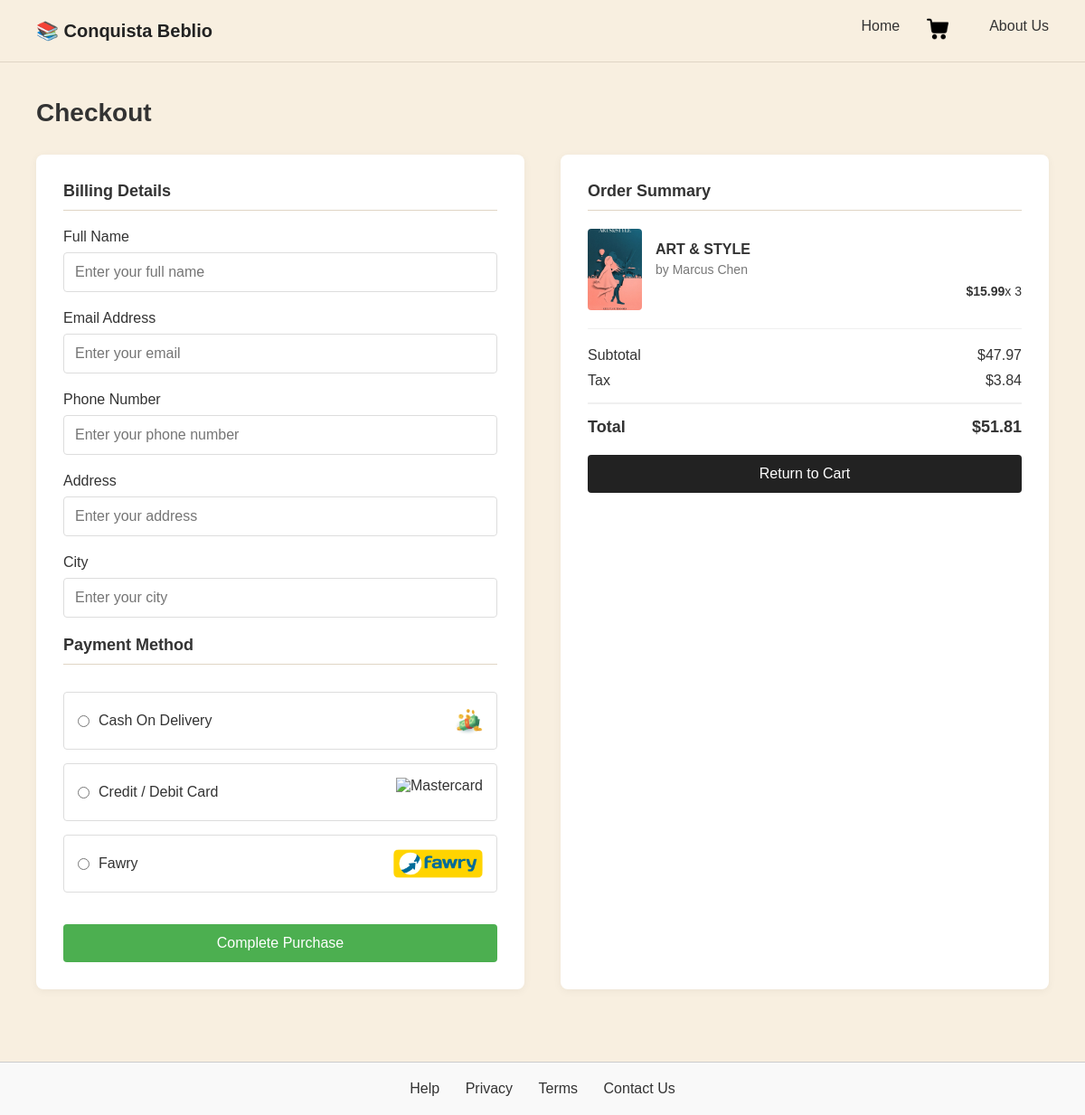
The page /paymentMethod/ (signed in) on the database as committed earlier.
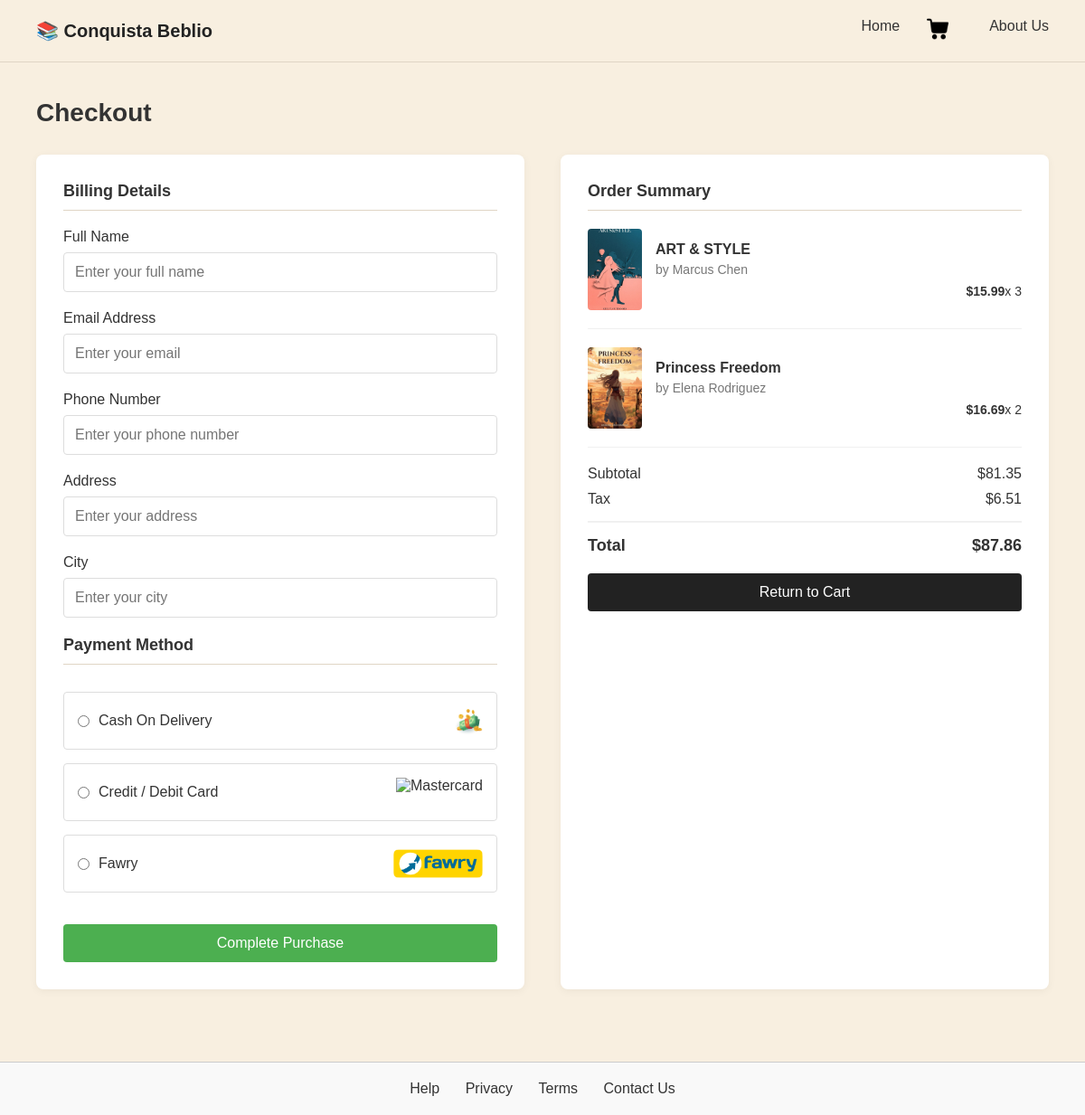
The same page on the database as committed later.
### beblio/models.py (models this page shows, shortened)
class Cart(models.Model):
    user = models.ForeignKey(User, on_delete=models.CASCADE)
    book = models.ForeignKey(Book, on_delete=models.CASCADE)
    quantity = models.IntegerField(default=1)

class Book(models.Model):
    title = models.CharField(max_length=200, null=True)
    author = models.CharField(max_length=100)
    isbn = models.CharField(max_length=13, unique=True)
    pages = models.IntegerField()
    cover_image = models.URLField(blank=True, null=True)
    language = models.CharField(max_length=30)
    tags = models.ManyToManyField('tags', blank=True)
    description = models.TextField(blank=True, null=True)
    rating = models.DecimalField(max_digits=3, decimal_places=2, blank=True, null=True)
    publisher = models.CharField(max_length=100, blank=True, null=True)
    published_date = models.DateField(blank=True, null=True)
    in_stock = models.BooleanField(default=True)
    review = models.ManyToManyField('review', blank=True)
    quote = models.TextField(blank=True, null=True)
    genre = models.TextField(blank=True, null=True)
    price = models.FloatField(blank=True, null=True)

### beblio/views.py (the view)
# urls.py: path('paymentMethod/', views.paymentMethod, name='paymentMethod'),
def paymentMethod(request):
    user_id = request.session.get('user_id')
    if not user_id:
        return redirect('login')
    try:
        user = User.objects.get(user_id=user_id)
        cart_items = Cart.objects.filter(user=user).select_related('book')
        if not cart_items.exists():
            return redirect('cart')
        subtotal = sum(Decimal(str(item.book.price or 0)) * Decimal(str(item.quantity)) for item in cart_items)
        tax = subtotal * Decimal(str(TAX_RATE))
        total = subtotal + tax
        context = {
            'cart_items': cart_items,
            'subtotal': subtotal,
            'tax': tax,
            'total': total,
            'user': user
        }
        return render(request, 'beblio/PaymentMethod.html', context)
    except User.DoesNotExist:
        return redirect('login')
    except Exception as e:
        print(f"Error loading payment page: {str(e)}")
        return render(request, 'beblio/Cart.html', {'error': str(e)})

### templates/beblio/PaymentMethod.html (shortened to what the changed rows need)
{% load static %}
<!DOCTYPE html>
<html lang="en">
<head>
    <link rel="stylesheet" href="{% static 'css/paymentStyles.css' %}">
    <link rel="stylesheet" href="{% static 'css/checkout-items.css' %}">
    <link rel="stylesheet" href="{% static 'css/cart-icon.css' %}">
</head>
<body>
    <div class="container">
        <h1>Checkout</h1>
        <div class="checkout-grid">
            <div class="payment-form">
                <h2 class="section-title">Billing Details</h2>
                <h2 class="section-title">Payment Method</h2>
            </div>
            <div class="order-summary">
                <h2 class="section-title">Order Summary</h2>
                <div class="book-items">
                    {% if cart_items %}
                        {% for item in cart_items %}
                        <div class="book-item">
                            <div class="book-image">
                                <img src="{% static 'images/bookList/' %}{{ item.book.cover_image|default:'placeholder.jpg' }}" alt="{{ item.book.title }}">
                            </div>
                            <div class="book-details">
                                <h3>{{ item.book.title }}</h3>
                                <p class="book-author">by {{ item.book.author }}</p>
                                <div class="book-price-qty">
                                    <span class="book-price">${{ item.book.price|floatformat:2 }}</span>
                                    <span class="book-qty">x {{ item.quantity }}</span>
                                </div>
                            </div>
                        </div>
                        {% endfor %}
                    {% else %}
                        <div class="empty-cart-message">Your cart is empty</div>
                    {% endif %}
                </div>
                <div class="price-summary">
                    <div class="price-sub">
                        <span>Subtotal</span>
                        <span>${{ subtotal|floatformat:2 }}</span>
                    </div>
                    <div class="price-tax">
                        <span>Tax</span>
                        <span>${{ tax|floatformat:2 }}</span>
                    </div>
                    <div class="price-total">
                        <span>Total</span>
                        <span>${{ total|floatformat:2 }}</span>
                    </div>
                </div>
            </div>
        </div>
    </div>
</body>
</html>

Rows that differ between the two databases and show on the page:
added Cart: book.cover_image (picture), book "Princess Freedom", book.author "Elena Rodriguez", book.price "16.69", quantity "2"
Other text that changed with them:
{{ subtotal|floatformat:2 }}: "47.97" → "81.35"
{{ tax|floatformat:2 }}: "3.84" → "6.51"
{{ total|floatformat:2 }}: "51.81" → "87.86"
